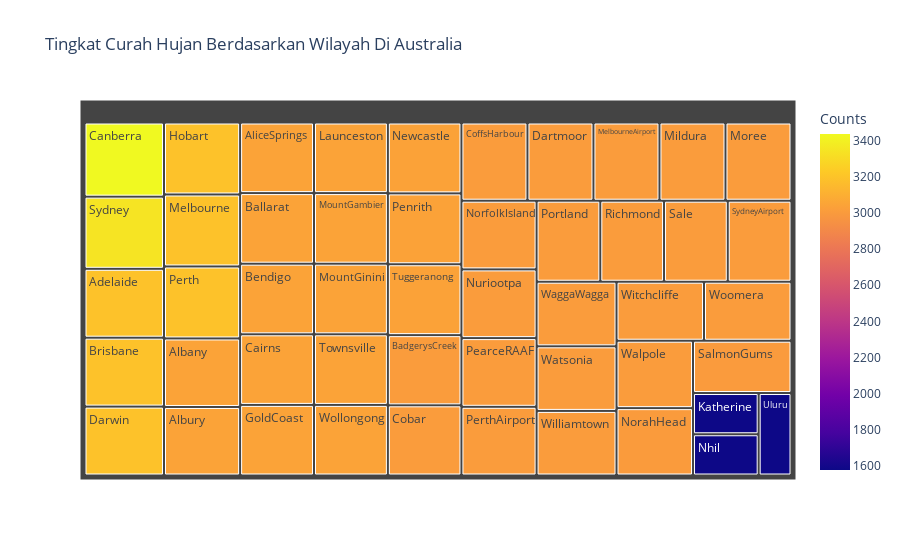

Here is the notebook cell this chart was saved with:
### Code cell
# Creating Treemap plot
fig = px.treemap(location, path=['Location'], values='Counts', color='Counts', title="Tingkat Curah Hujan Berdasarkan Wilayah Di Australia")

# Displaying Treemap plot
fig.show()

### Figure 1 — Plotly figure (JSON) as saved in the notebook; plotly's stock layout.template omitted (floating-point values rounded to 4 significant figures)
{"data": [{"branchvalues": "total", "customdata": [[3193], [3040], [3040], [3040], [3009], [3040], [3040], [3193], [3040], [3436], [3009], [3009], [3009], [3193], [3040], [3193], [1578], [3040], [3193], [3009], [3009], [3009], [3040], [3040], [3039], [1578], [3004], [3009], [3009], [3009], [3039], [3193], [3009], [3009], [3009], [3009], [3001], [3344], [3009], [3040], [3039], [1578], [3009], [3006], [3009], [3009], [3009], [3040], [3009]], "domain": {"x": [0, 1], "y": [0, 1]}, "hovertemplate": "labels=%{label}<br>Counts_sum=%{value}<br>parent=%{parent}<br>id=%{id}<br>Counts=%{color}<extra></extra>", "ids": ["Adelaide", "Albany", "Albury", "AliceSprings", "BadgerysCreek", "Ballarat", "Bendigo", "Brisbane", "Cairns", "Canberra", "Cobar", "CoffsHarbour", "Dartmoor", "Darwin", "GoldCoast", "Hobart", "Katherine", "Launceston", "Melbourne", "MelbourneAirport", "Mildura", "Moree", "MountGambier", "MountGinini", "Newcastle", "Nhil", "NorahHead", "NorfolkIsland", "Nuriootpa", "PearceRAAF", "Penrith", "Perth", "PerthAirport", "Portland", "Richmond", "Sale", "SalmonGums", "Sydney", "SydneyAirport", "Townsville", "Tuggeranong", "Uluru", "WaggaWagga", "Walpole", "Watsonia", "Williamtown", "Witchcliffe", "Wollongong", "Woomera"], "labels": ["Adelaide", "Albany", "Albury", "AliceSprings", "BadgerysCreek", "Ballarat", "Bendigo", "Brisbane", "Cairns", "Canberra", "Cobar", "CoffsHarbour", "Dartmoor", "Darwin", "GoldCoast", "Hobart", "Katherine", "Launceston", "Melbourne", "MelbourneAirport", "Mildura", "Moree", "MountGambier", "MountGinini", "Newcastle", "Nhil", "NorahHead", "NorfolkIsland", "Nuriootpa", "PearceRAAF", "Penrith", "Perth", "PerthAirport", "Portland", "Richmond", "Sale", "SalmonGums", "Sydney", "SydneyAirport", "Townsville", "Tuggeranong", "Uluru", "WaggaWagga", "Walpole", "Watsonia", "Williamtown", "Witchcliffe", "Wollongong", "Woomera"], "marker": {"coloraxis": "coloraxis", "colors": [3193, 3040, 3040, 3040, 3009, 3040, 3040, 3193, 3040, 3436, 3009, 3009, 3009, 3193, 3040, 3193, 1578, 3040, 3193, 3009, 3009, 3009, 3040, 3040, 3039, 1578, 3004, 3009, 3009, 3009, 3039, 3193, 3009, 3009, 3009, 3009, 3001, 3344, 3009, 3040, 3039, 1578, 3009, 3006, 3009, 3009, 3009, 3040, 3009]}, "name": "", "parents": ["", "", "", "", "", "", "", "", "", "", "", "", "", "", "", "", "", "", "", "", "", "", "", "", "", "", "", "", "", "", "", "", "", "", "", "", "", "", "", "", "", "", "", "", "", "", "", "", ""], "type": "treemap", "values": [3193, 3040, 3040, 3040, 3009, 3040, 3040, 3193, 3040, 3436, 3009, 3009, 3009, 3193, 3040, 3193, 1578, 3040, 3193, 3009, 3009, 3009, 3040, 3040, 3039, 1578, 3004, 3009, 3009, 3009, 3039, 3193, 3009, 3009, 3009, 3009, 3001, 3344, 3009, 3040, 3039, 1578, 3009, 3006, 3009, 3009, 3009, 3040, 3009]}], "layout": {"coloraxis": {"colorbar": {"title": {"text": "Counts"}}, "colorscale": [[0, "#0d0887"], [0.1111, "#46039f"], [0.2222, "#7201a8"], [0.3333, "#9c179e"], [0.4444, "#bd3786"], [0.5556, "#d8576b"], [0.6667, "#ed7953"], [0.7778, "#fb9f3a"], [0.8889, "#fdca26"], [1, "#f0f921"]]}, "legend": {"tracegroupgap": 0}, "title": {"text": "Tingkat Curah Hujan Berdasarkan Wilayah Di Australia"}}}
